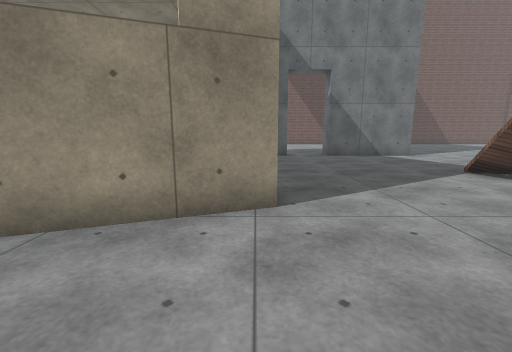
View 1 (above)

22 first-person views from a walk through a 3-D level made in the Unity game engine. The camera is 1.2 m above the floor, tilts 10° down and sees 90° across. The floor is counted in squares, 1 m on a side. Each view is taken from the middle of a square. On the plan, view 1 faces up. The plan holds only what a view shows up to about 12 squares ahead; the rest is blank. The place goes on beyond the plan. Surface patterns are stand-ins for the level's own textures.

View 2
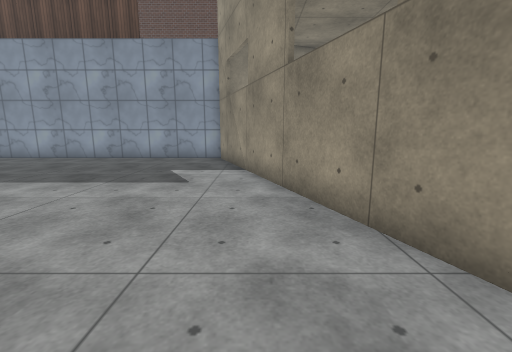

View 3
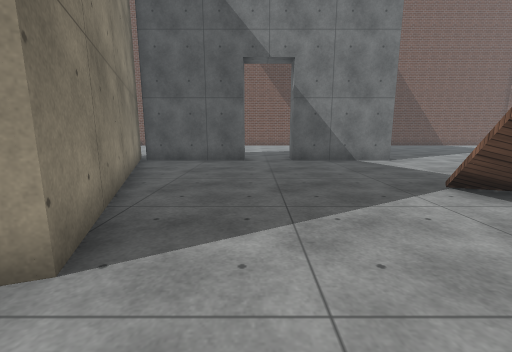

View 4
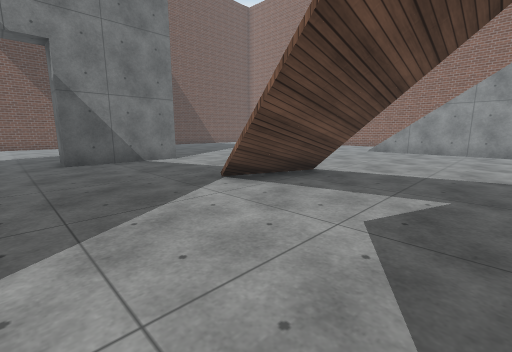

View 5
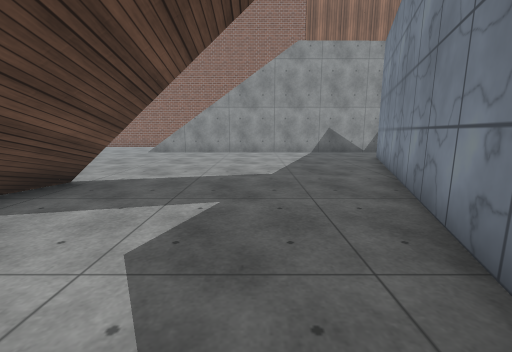

View 6
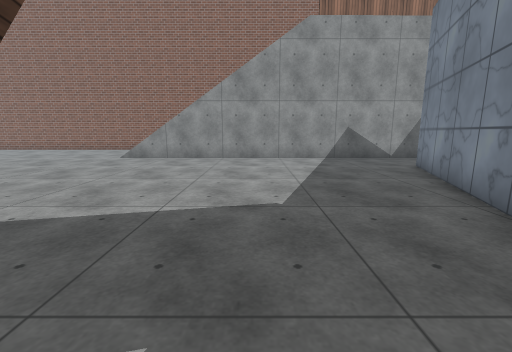

View 7
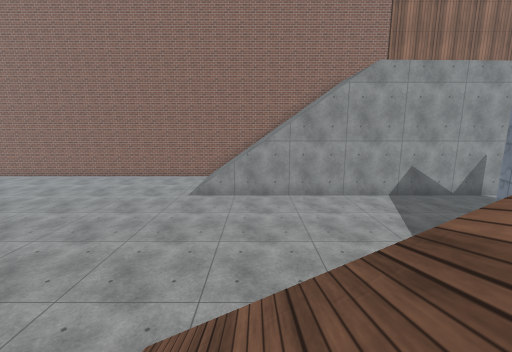

View 8
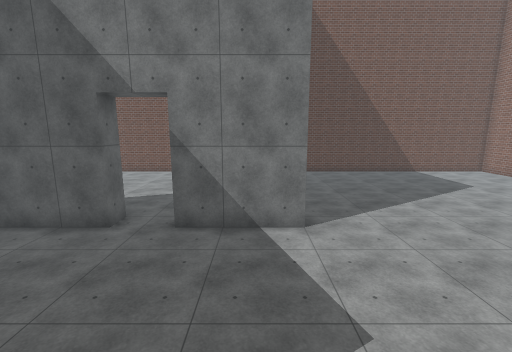

View 9
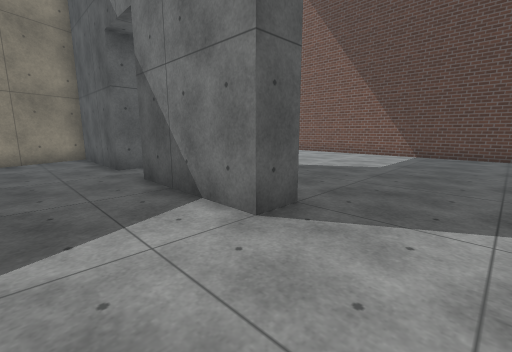

View 10
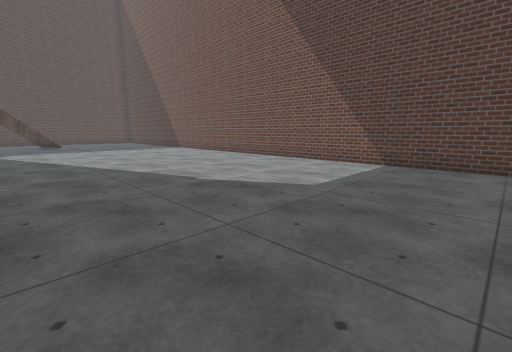

View 11
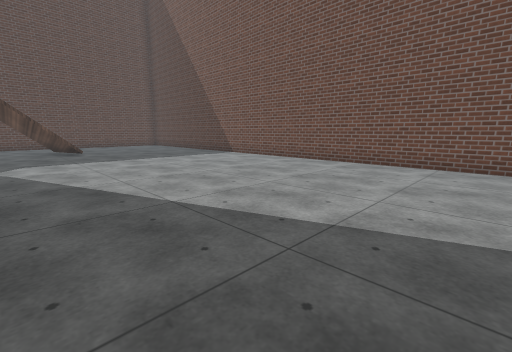

View 12
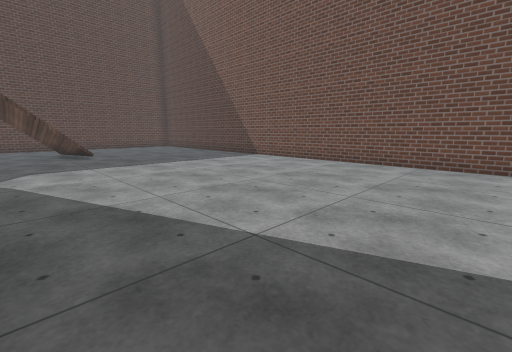

View 13
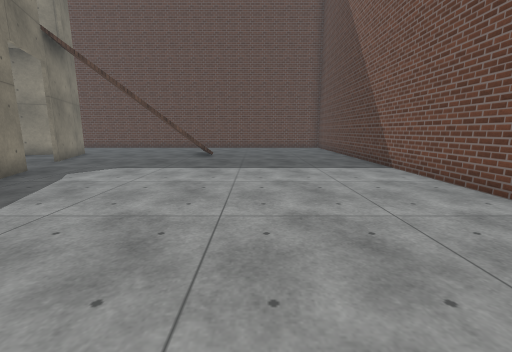

View 14
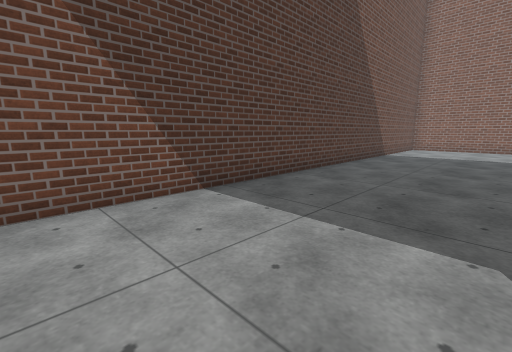

View 15
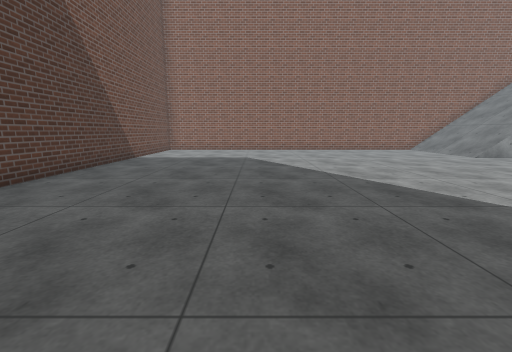

View 16
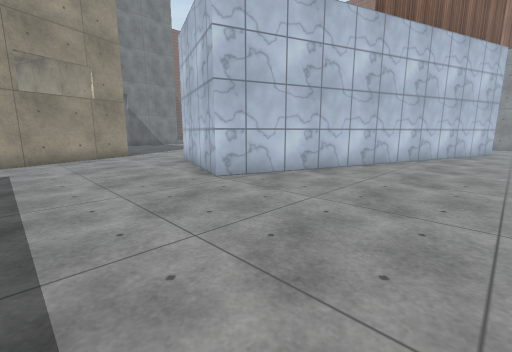

View 17
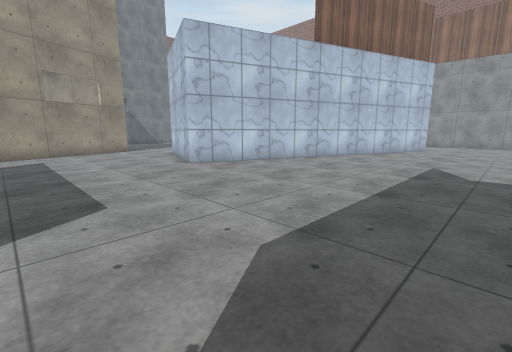

View 18
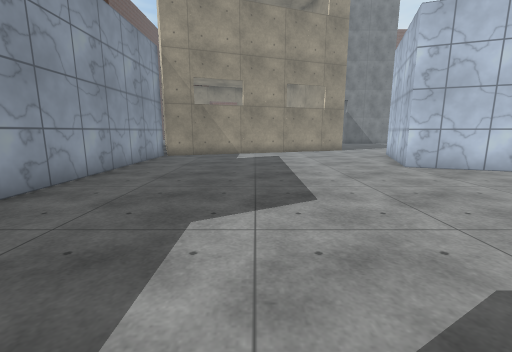

View 19
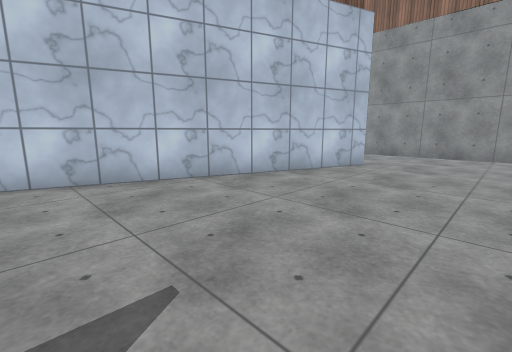

View 20
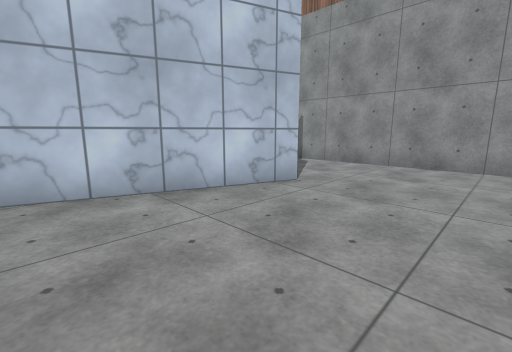

View 21
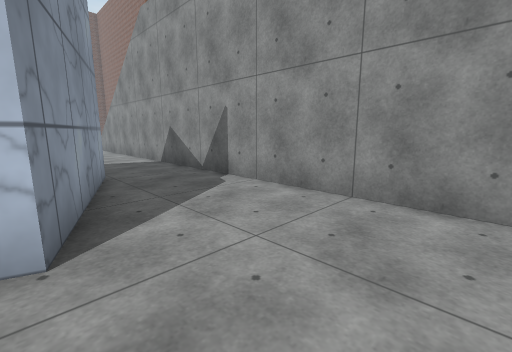

View 22
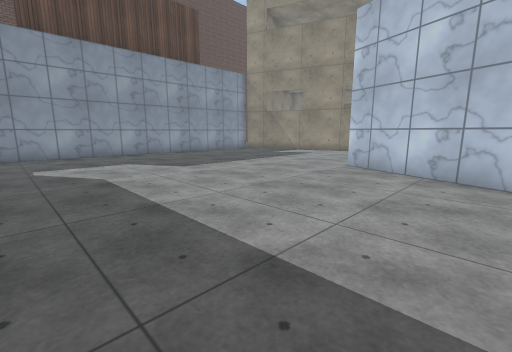

### Floor plan
Points are (right, up) in squares from view 1. A wall is a line through its corners. A room is listed if a view was taken in it or the views show most of it. See-through windows are left out.
Room 1 (views 1, 16, 17, 18, 19, 20, 21, 22)
walls: (-1.8, 3.2) (-9.5, 0.4) (-9.5, -12); (13.6, -7.1) (13.2, -8.3) (0, -3.5) (1.4, 0.3); (17.5, -12.1) (17.5, -8.4)
ways out: opening at (0, 1.7) to room 2; opening at (16, -7.7) to room 2
Room 2 (views 2, 3, 4, 5, 6, 7, 8, 9, 10, 11, 12, 13, 14, 15)
walls: (7.5, 13.6) (7.5, 12.5) (3.5, 12.5) (3.5, 13.5); (1.5, 13.5) (1.5, 12.5) (-2.5, 12.5); (-3.1, 13.3) (0.3, 4) (-1.8, 3.2); (4.7, 0.1) (14.9, -3.6) (13.6, -7.1); (1.4, 0.3) (1.7, 1.2); (-6.8, 12) (-5.5, 12.5); (18.2, 23.5) (-11.2, 23.5); (-11.2, 10.4) (-9, 11.2); (17.5, -8.4) (17.5, -0.3)
ways out: opening at (0, 1.7) to room 1; opening at (16, -7.7) to room 1; opening at (-8, 12)
objects: other object (5, 5); other object (6, 6); other object (6, 7)

Where each view was taken, in squares from view 1:
view 1: 0 up, 0 right, facing up
view 2: 2 up, 2 right, facing left
view 3: 2 up, 2 right, facing up
view 4: 2 up, 2 right, facing up-right
view 5: 2 up, 3 right, facing right
view 6: 2 up, 6 right, facing right
view 7: 5 up, 6 right, facing right
view 8: 5 up, 6 right, facing up
view 9: 10 up, 10 right, facing up-left
view 10: 14 up, 10 right, facing up-left
view 11: 14 up, 4 right, facing up-left
view 12: 14 up, 2 right, facing up-left
view 13: 19 up, 1 right, facing left
view 14: 19 up, 4 right, facing up-right
view 15: 18 up, 6 right, facing right
view 16: 9 down, 4 left, facing up-right
view 17: 12 down, 5 left, facing up-right
view 18: 12 down, 5 left, facing up
view 19: 12 down, 4 right, facing up-right
view 20: 12 down, 8 right, facing up-right
view 21: 11 down, 13 right, facing up-right
view 22: 12 down, 4 right, facing up-left
